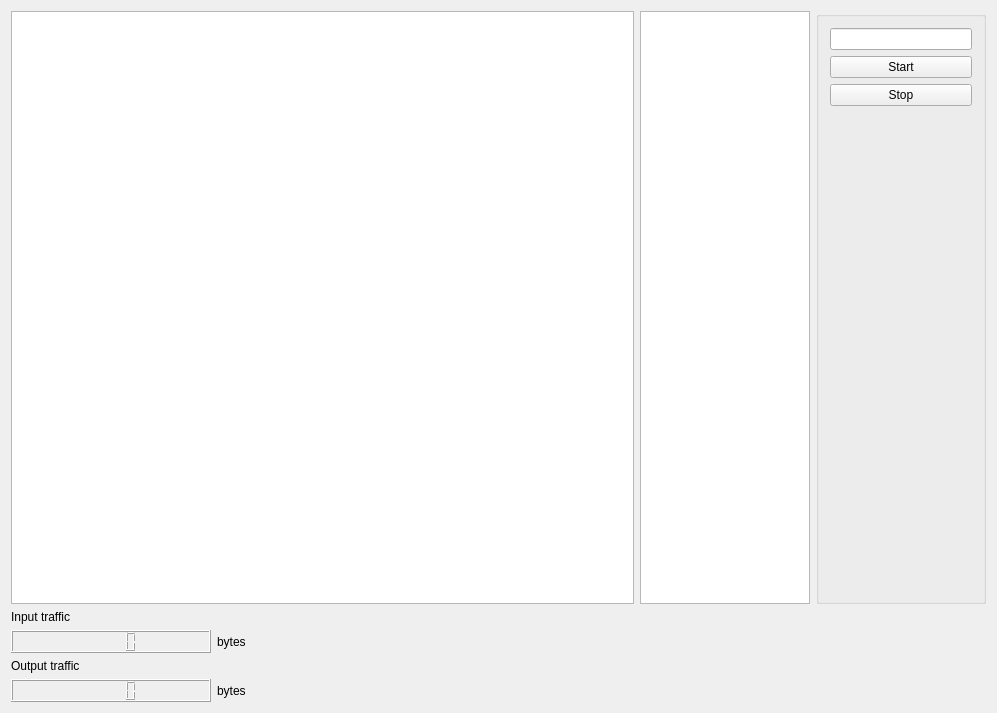
<?xml version="1.0" encoding="UTF-8"?>
<ui version="4.0">
 <class>MainWindow</class>
 <widget class="QMainWindow" name="MainWindow">
  <property name="geometry">
   <rect>
    <x>0</x>
    <y>0</y>
    <width>997</width>
    <height>713</height>
   </rect>
  </property>
  <property name="maximumSize">
   <size>
    <width>16777215</width>
    <height>16777215</height>
   </size>
  </property>
  <property name="windowTitle">
   <string>ChattyBird Server</string>
  </property>
  <widget class="QWidget" name="centralWidget">
   <layout class="QVBoxLayout" name="verticalLayout_2">
    <item>
     <layout class="QHBoxLayout" name="horizontalLayout">
      <item>
       <widget class="QTextEdit" name="logs">
        <property name="readOnly">
         <bool>true</bool>
        </property>
       </widget>
      </item>
      <item>
       <widget class="QListWidget" name="usersList">
        <property name="maximumSize">
         <size>
          <width>170</width>
          <height>16777215</height>
         </size>
        </property>
       </widget>
      </item>
      <item>
       <widget class="QGroupBox" name="groupBox">
        <property name="maximumSize">
         <size>
          <width>170</width>
          <height>16777215</height>
         </size>
        </property>
        <property name="title">
         <string/>
        </property>
        <layout class="QVBoxLayout" name="verticalLayout">
         <item>
          <widget class="QLineEdit" name="portEdit">
           <property name="maximumSize">
            <size>
             <width>170</width>
             <height>16777215</height>
            </size>
           </property>
          </widget>
         </item>
         <item>
          <widget class="QPushButton" name="start">
           <property name="maximumSize">
            <size>
             <width>170</width>
             <height>16777215</height>
            </size>
           </property>
           <property name="text">
            <string>Start</string>
           </property>
          </widget>
         </item>
         <item>
          <widget class="QPushButton" name="stop">
           <property name="text">
            <string>Stop</string>
           </property>
          </widget>
         </item>
         <item>
          <spacer name="verticalSpacer">
           <property name="orientation">
            <enum>Qt::Vertical</enum>
           </property>
           <property name="sizeHint" stdset="0">
            <size>
             <width>20</width>
             <height>40</height>
            </size>
           </property>
          </spacer>
         </item>
        </layout>
       </widget>
      </item>
     </layout>
    </item>
    <item>
     <widget class="QLabel" name="label_4">
      <property name="text">
       <string>Input traffic</string>
      </property>
     </widget>
    </item>
    <item>
     <layout class="QHBoxLayout" name="horizontalLayout_2">
      <item>
       <widget class="QLCDNumber" name="inputBytesMeter">
        <property name="sizePolicy">
         <sizepolicy hsizetype="MinimumExpanding" vsizetype="Minimum">
          <horstretch>0</horstretch>
          <verstretch>0</verstretch>
         </sizepolicy>
        </property>
        <property name="maximumSize">
         <size>
          <width>200</width>
          <height>30</height>
         </size>
        </property>
        <property name="font">
         <font>
          <family>MS Outlook</family>
         </font>
        </property>
        <property name="frameShape">
         <enum>QFrame::Box</enum>
        </property>
        <property name="frameShadow">
         <enum>QFrame::Raised</enum>
        </property>
        <property name="smallDecimalPoint">
         <bool>false</bool>
        </property>
        <property name="segmentStyle">
         <enum>QLCDNumber::Filled</enum>
        </property>
       </widget>
      </item>
      <item>
       <widget class="QLabel" name="label_2">
        <property name="maximumSize">
         <size>
          <width>30</width>
          <height>16777215</height>
         </size>
        </property>
        <property name="text">
         <string>bytes</string>
        </property>
       </widget>
      </item>
      <item>
       <spacer name="horizontalSpacer_2">
        <property name="orientation">
         <enum>Qt::Horizontal</enum>
        </property>
        <property name="sizeHint" stdset="0">
         <size>
          <width>40</width>
          <height>20</height>
         </size>
        </property>
       </spacer>
      </item>
     </layout>
    </item>
    <item>
     <widget class="QLabel" name="label_3">
      <property name="text">
       <string>Output traffic</string>
      </property>
     </widget>
    </item>
    <item>
     <layout class="QHBoxLayout" name="horizontalLayout_3">
      <item>
       <widget class="QLCDNumber" name="outputBytesMeter">
        <property name="sizePolicy">
         <sizepolicy hsizetype="MinimumExpanding" vsizetype="Minimum">
          <horstretch>0</horstretch>
          <verstretch>0</verstretch>
         </sizepolicy>
        </property>
        <property name="maximumSize">
         <size>
          <width>200</width>
          <height>30</height>
         </size>
        </property>
       </widget>
      </item>
      <item>
       <widget class="QLabel" name="label">
        <property name="maximumSize">
         <size>
          <width>30</width>
          <height>16777215</height>
         </size>
        </property>
        <property name="text">
         <string>bytes</string>
        </property>
       </widget>
      </item>
      <item>
       <spacer name="horizontalSpacer">
        <property name="orientation">
         <enum>Qt::Horizontal</enum>
        </property>
        <property name="sizeHint" stdset="0">
         <size>
          <width>40</width>
          <height>20</height>
         </size>
        </property>
       </spacer>
      </item>
     </layout>
    </item>
   </layout>
  </widget>
 </widget>
 <layoutdefault spacing="6" margin="11"/>
 <resources/>
 <connections/>
</ui>
